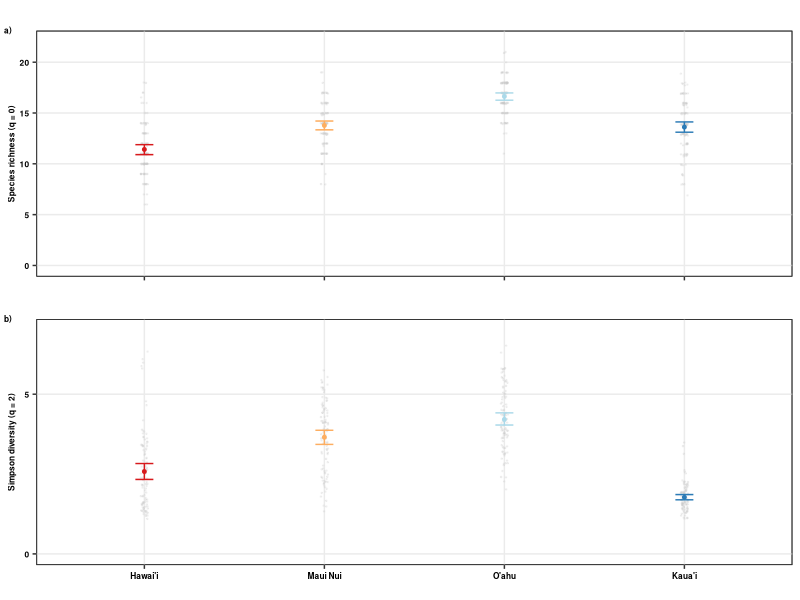

Generate this figure with R:
#############
# Hill N ####
#############
# Scenario 3: 
# only aliens
###############
# All natives #
# 10 plots #####
###############

require(tidyr)
require(dplyr)
require(ggplot2)
require(grid)
require(reshape2)
library(rms)

##########
# data  ##
##########

HillNN<-read.csv("Cleaned_Data/Scen3_Aliens_10plots_HillN.csv")

#############
# organize  #
#############

HillNN$geo_entity2<-as.character(HillNN$geo_entity2)
HillNN$geo_entity2<-ifelse(HillNN$geo_entity2=="O'ahu Island (incl. Mokoli'i Islet)","O'ahu",HillNN$geo_entity2)
HillNN$geo_entity2<-ifelse(HillNN$geo_entity2=="O'ahu Island","O'ahu",HillNN$geo_entity2)
HillNN$geo_entity2<-ifelse(HillNN$geo_entity2=="Hawai'i Island","Hawai'i",HillNN$geo_entity2)
HillNN$geo_entity2<-ifelse(HillNN$geo_entity2=="Kaua'i Island","Kaua'i",HillNN$geo_entity2)

HillNN$geo_entity2<-as.factor(HillNN$geo_entity2)
HillNN$geo_entity2<-factor(HillNN$geo_entity2,levels=c("Hawai'i","Maui Nui","O'ahu","Kaua'i"))

HillNN$geo_order<-paste(HillNN$geo_entity2,HillNN$order,sep="_")

HillNN$geo_order<-factor(HillNN$geo_order,levels=c("Hawai'i_0","Hawai'i_1","Hawai'i_2","Maui Nui_0","Maui Nui_1","Maui Nui_2",
                                                   "O'ahu_0","O'ahu_1","O'ahu_2","Kaua'i_0","Kaua'i_1","Kaua'i_2"))

############################################
# summarize data                           #
############################################

HillNN<-filter(HillNN, m==10000)

HillNN_minus<- HillNN %>%
  group_by(geo_entity2,order) %>%
  do(data.frame(rbind(smean.cl.boot(.$qD, B=1000))))

colnames(HillNN_minus)[3]<-"qD"
colnames(HillNN_minus)[4]<-"qD.LCL"
colnames(HillNN_minus)[5]<-"qD.UCL"

HillNN_f<-rbind.data.frame(HillNN_minus)

HillNN_f$geo_order<-paste(HillNN_f$geo_entity2,HillNN_f$order,sep="_")

HillNN_f$geo_order<-as.factor(HillNN_f$geo_order)

HillNN_f$geo_order<-factor(HillNN_f$geo_order,levels=c("Hawai'i_0","Hawai'i_1","Hawai'i_2","Maui Nui_0","Maui Nui_1","Maui Nui_2",
                                                       "O'ahu_0","O'ahu_1","O'ahu_2","Kaua'i_0","Kaua'i_1","Kaua'i_2"))

HillNN_f$geo_entity2<-factor(HillNN_f$geo_entity2,levels=c("Hawai'i","Maui Nui","O'ahu","Kaua'i"))

HillNN_f<-ungroup(HillNN_f)

##############################
# order x island x scenario  #
##############################

###################
#  order 0        #
###################

H_Sc2_Or0<-filter(HillNN, order==0)

H_f_Sc2_Or0<-filter(HillNN_f, order==0)

Hill_Or0<-ggplot(H_Sc2_Or0, aes(x=geo_entity2,y=qD,group=geo_entity2))+
  geom_point(data=H_Sc2_Or0, aes(x=geo_entity2,y=qD),position = position_jitter(w = 0.02, h = 0),color="gray80",size=0.25,alpha=0.2)+
  
  geom_point(data=H_f_Sc2_Or0, aes(x=geo_entity2,y=qD,group=geo_entity2, colour=geo_entity2),size=1)+
  geom_errorbar(data=H_f_Sc2_Or0,aes(ymin=qD.LCL,ymax=qD.UCL,group=geo_entity2, colour=geo_entity2),width=0.1)+
  scale_colour_manual(values=c("#d7191c","#fdae61","#abd9e9","#2c7bb6"))+
  
  scale_y_continuous(limits=c(0, 22),breaks=c(0,5,10,15,20),labels=c("0","5","10","15","20"))+

  labs(x="",y="Species richness (q = 0)")+
  guides(colour=guide_legend(title="",title.position = "top", hjust=0.5))+
  theme_bw()+theme(plot.title = element_text(colour="black",face="bold",size=7,hjust=0.5,vjust=0),
                   axis.title.x=element_text(colour="black",face="bold",size=6),
                   axis.title.y=element_text(colour="black",face="bold",size=6),
                   axis.text.x=element_blank(),
                   axis.text.y=element_text(colour=c("black"),face="bold",size=6),
                   strip.background = element_rect(fill="transparent",colour="black"),
                   strip.text=element_text(face="bold",size=6),
                   legend.text=element_text(colour=c("black"),face="bold",size=6),
                   legend.title = element_text(colour=c("black"),face="bold",size=6),
                   legend.title.align = 0.5,
                   legend.margin=margin(t=0.00, r=0, b=0, l=0, unit="cm"),
                   legend.position=c("top"),
                   #legend.margin =margin(t=0, r=0, b=0, l=0, unit="cm"),
                   panel.background =element_rect(fill="transparent",colour="black"),panel.grid.minor=element_blank())
###########
# Order 2 #
###########

H_Sc2_Or2<-filter(HillNN, order==2)

H_f_Sc2_Or2<-filter(HillNN_f, order==2)


Hill_Or2<-ggplot(H_Sc2_Or2, aes(x=geo_entity2,y=qD,group=geo_entity2))+
  geom_point(data=H_Sc2_Or2, aes(x=geo_entity2,y=qD),position = position_jitter(w = 0.02, h = 0),color="gray80",size=0.25,alpha=0.2)+
  
  geom_point(data=H_f_Sc2_Or2, aes(x=geo_entity2,y=qD,group=geo_entity2, colour=geo_entity2),size=1)+
  geom_errorbar(data=H_f_Sc2_Or2,aes(ymin=qD.LCL,ymax=qD.UCL,group=geo_entity2, colour=geo_entity2),width=0.1)+
  scale_colour_manual(values=c("#d7191c","#fdae61","#abd9e9","#2c7bb6"))+
  
  scale_y_continuous(limits=c(0, 7),breaks=c(0,5),labels=c("0","5"))+
  labs(x="",y="Simpson diversity (q = 2)")+
  guides(colour=guide_legend(title="",title.position = "top", hjust=0.5))+
  theme_bw()+theme(plot.title = element_text(colour="black",face="bold",size=7,hjust=0.5,vjust=0),
                   axis.title.x=element_text(colour="black",face="bold",size=6),
                   axis.title.y=element_text(colour="black",face="bold",size=6),
                   axis.text.x=element_text(colour="black",face="bold",size=6),
                   axis.text.y=element_text(colour=c("black"),face="bold",size=6),
                   strip.background = element_rect(fill="transparent",colour="black"),
                   strip.text=element_text(face="bold",size=6),
                   legend.text=element_text(colour=c("black"),face="bold",size=6),
                   legend.title = element_text(colour=c("black"),face="bold",size=6),
                   legend.title.align = 0.5,
                   legend.margin=margin(t=0.00, r=0, b=0, l=0, unit="cm"),
                   legend.position=c("top"),
                   #legend.margin =margin(t=0, r=0, b=0, l=0, unit="cm"),
                   panel.background =element_rect(fill="transparent",colour="black"),panel.grid.minor=element_blank())

#################
# put together ##
#################

require(cowplot)

hill_tog<-plot_grid(Hill_Or0+theme(legend.position="none"),
                    Hill_Or2+theme(legend.position="none"),
                    labels=c("a)","b)"),label_size = 6,ncol=1, align="vh")

legend <- get_legend(Hill_Or0)

hill_togg<- plot_grid( legend,hill_tog, rel_heights = c(0.2, 5),ncol=1)

png(filename="Figures/HillN_Aliens_10plots_FigS4.png", 
    units="in", 
    width=5, 
    height=7, 
    pointsize=2, 
    res=500)

hill_togg

dev.off()
